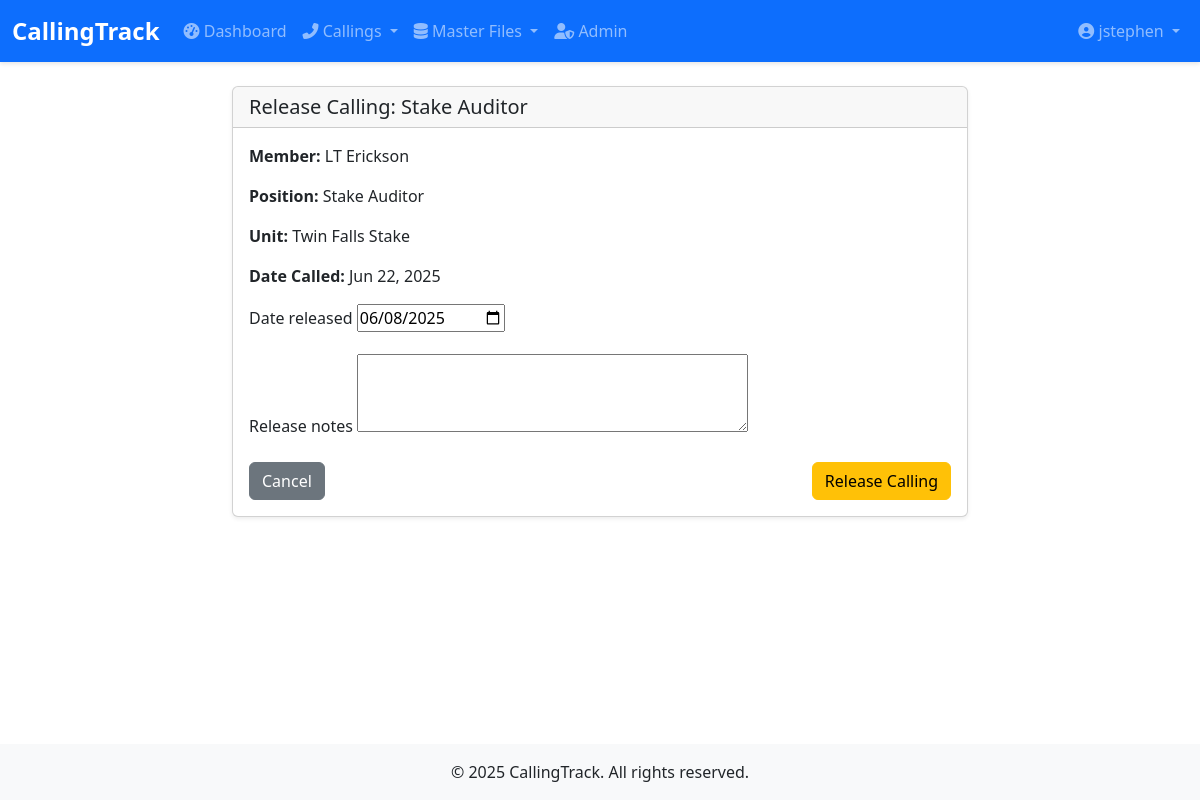
The page /callings/callings/133/release/ (signed in) on the database its author committed.
### accounts/models.py (models this page shows, shortened)
class User(AbstractUser):
    email = models.EmailField(_('email address'), unique=True)
    phone = models.CharField(_('phone number'), max_length=20, blank=True)
    class Meta:
        verbose_name = _('user')
        verbose_name_plural = _('users')

### callings/models.py (models this page shows, shortened)
class Calling(models.Model):
    STATUS_CHOICES = [
        ('PENDING', 'Pending'),
        ('APPROVED', 'Approved'),
        ('IN_PROGRESS', 'In Progress'),
        ('COMPLETED', 'Completed'),
        ('CANCELLED', 'Cancelled'),
        ('ON_HOLD', 'On Hold'),
        ('LCR_UPDATED', 'LCR Updated'),
    ]
    CALLING_STATUS_CHOICES = [
        ('ACTIVE', 'Active'),
        ('RELEASED', 'Released'),
        ('PENDING', 'Pending Approval'),
    ]
    APPROVAL_STATUS_CHOICES = [
        ('PENDING', 'Pending'),
        ('APPROVED', 'Approved'),
        ('NOT_REQUIRED', 'Not Required'),
        ('DECLINED', 'Declined'),
    ]
    unit = models.ForeignKey(Unit, on_delete=models.CASCADE, related_name='callings')
    organization = models.ForeignKey(Organization, on_delete=models.PROTECT, related_name='callings')
    position = models.ForeignKey(Position, on_delete=models.PROTECT, related_name='callings')
    name = models.CharField(max_length=200, blank=True, null=True)
    status = models.CharField(max_length=12, choices=STATUS_CHOICES, default='PENDING')
    calling_status = models.CharField(max_length=10, choices=CALLING_STATUS_CHOICES, default='ACTIVE')
    is_active = models.BooleanField(default=True, help_text="Whether this calling is currently active")
    date_called = models.DateField(null=True, blank=True, default=None, help_text="Date when the calling was issued")
    date_sustained = models.DateField(null=True, blank=True, help_text="Date when the calling was sustained")
    date_set_apart = models.DateField(null=True, blank=True, help_text="Date when the member was set apart")
    date_released = models.DateField(null=True, blank=True, help_text="Date when the calling was released")
    calling_approval_status = models.CharField(
        max_length=15,
        choices=APPROVAL_STATUS_CHOICES,
        default='PENDING',
        help_text="Approval status of the calling"
    )
    sustaining_approval_status = models.CharField(
        max_length=15,
        choices=APPROVAL_STATUS_CHOICES,
        default='NOT_REQUIRED',
        help_text="Approval status of the sustaining"
    )
    setting_apart_approval_status = models.CharField(
        max_length=15,
        choices=APPROVAL_STATUS_CHOICES,
        default='NOT_REQUIRED',
        help_text="Approval status of the setting apart"
    )
    released_approval_status = models.CharField(
        max_length=15,
        choices=APPROVAL_STATUS_CHOICES,
        default='NOT_REQUIRED',
        help_text="Approval status of the release"
    )
    called_by = models.CharField(
        max_length=200,
        blank=True,
        null=True,
        help_text="Name of person who extended the calling"
    )
    released_by = models.CharField(
        max_length=200,
        blank=True,
        null=True,
        help_text="Name of person who released the calling"
    )
    proposed_replacement = models.CharField(
        max_length=200,
        blank=True,
        null=True,
        help_text="Name of the proposed replacement for this calling"
    )
    home_unit = models.ForeignKey(
        Unit,
        on_delete=models.SET_NULL,
        blank=True,
        null=True,
        related_name='home_members',
        help_text="Home unit of the person (may differ from calling unit)"
    )
    presidency_approved = models.DateField(
        null=True,
        blank=True,
        help_text="Date when the presidency approved the calling"
    )
    hc_approved = models.DateField(
        null=True,
        blank=True,
        help_text="Date when the high council approved the calling"
    )
    bishop_consulted_by = models.CharField(
        max_length=200,
        blank=True,
        null=True,
        help_text="Name of bishop who was consulted for the calling"
    )
    lcr_updated = models.BooleanField(
        default=False,
        help_text="Whether this calling has been synced with LCR"
    )
    notes = models.TextField(
        blank=True,
        null=True,
        help_text="Additional notes about the calling"
    )
    release_notes = models.TextField(
        blank=True,
        null=True,
        help_text="Notes about the release of this calling"
    )
    created_at = models.DateTimeField(auto_now_add=True)
    updated_at = models.DateTimeField(auto_now=True)
    class Meta:
        ordering = ['-date_called']
        verbose_name_plural = 'Callings'

class Position(models.Model):
    title = models.CharField(max_length=100, unique=True)
    description = models.TextField(blank=True, null=True, help_text="Description of the position's responsibilities")
    is_leadership = models.BooleanField(default=False, help_text="Whether this is a leadership position")
    is_active = models.BooleanField(default=True, help_text="Whether this position is currently active")
    requires_setting_apart = models.BooleanField(
        default=False,
        help_text="Whether this position requires the member to be set apart"
    )
    display_order = models.PositiveSmallIntegerField(
        default=0,
        help_text="Order in which positions should be displayed (lower numbers first)"
    )
    created_at = models.DateTimeField(auto_now_add=True)
    updated_at = models.DateTimeField(auto_now=True)
    class Meta:
        ordering = ['display_order', 'title']

class Unit(models.Model):
    UNIT_TYPES = [
        ('WARD', 'Ward'),
        ('BRANCH', 'Branch'),
        ('STAKE', 'Stake'),
    ]
    name = models.CharField(max_length=100)
    unit_type = models.CharField(max_length=10, choices=UNIT_TYPES)
    parent_unit = models.ForeignKey('self', on_delete=models.SET_NULL, null=True, blank=True, related_name='child_units')
    meeting_time = models.TimeField(null=True, blank=True, help_text="Regular meeting time for this unit")
    location = models.CharField(max_length=200, blank=True, help_text="Physical location of the unit")
    is_active = models.BooleanField(default=True, help_text="Whether this unit is currently active")
    sort_order = models.PositiveSmallIntegerField(
        default=0,
        help_text="Order in which units should be displayed (lower numbers first)"
    )
    created_at = models.DateTimeField(auto_now_add=True)
    updated_at = models.DateTimeField(auto_now=True)
    class Meta:
        ordering = ['sort_order', 'name']

### callings/views.py (the view, shortened to what this page needs)
# urls.py: path('callings/<int:pk>/release/', views.CallingReleaseView.as_view(), name='calling-release'),
class CallingReleaseView(LoginRequiredMixin, SuperuserRequiredMixin, TitleMixin, UpdateView):
    model = Calling
    form_class = CallingReleaseForm
    template_name = 'callings/calling_release.html'
    def get_title(self):
        return f"Release Calling: {self.get_object().position.title}"

### callings/forms.py
class CallingReleaseForm(ModelForm):
    class Meta:
        model = Calling
        fields = ['date_released', 'released_by', 'release_notes']
        widgets = {
            'date_released': DateInput(attrs={'type': 'date'}),
            'release_notes': forms.Textarea(attrs={'rows': 3}),
        }
    def __init__(self, *args, **kwargs):
        super().__init__(*args, **kwargs)
        self.fields['date_released'].required = True
        self.fields['release_notes'].required = True

### callings/views.py (called while the page is built)
    def test_func(self):
        return self.request.user.is_superuser

    def get_context_data(self, **kwargs):
        context = super().get_context_data(**kwargs)
        context['title'] = self.get_title()
        return context

### callings/templates/callings/calling_release.html (shortened to what this page needs)
{% extends 'callings/base.html' %}
{% block content %}
<div class="row justify-content-center">
    <div class="col-md-8">
        <div class="card">
            <div class="card-header">
                <h5 class="mb-0">{{ title }}</h5>
            </div>
            <div class="card-body">
                <form method="post">
                    <div class="mb-3">
                        <p><strong>Member:</strong> {{ calling.name }}</p>
                        <p><strong>Position:</strong> {{ calling.position.title }}</p>
                        <p><strong>Unit:</strong> {{ calling.unit.name }}</p>
                        <p><strong>Date Called:</strong> {{ calling.date_called|date:"M d, Y"|default:"-" }}</p>
                    </div>
                    <div class="mb-3">
                        <label for="{{ form.date_released.id_for_label }}" class="form-label">{{ form.date_released.label }}</label>
                        {{ form.date_released }}
                    </div>
                    <div class="mb-3">
                        <label for="{{ form.release_notes.id_for_label }}" class="form-label">{{ form.release_notes.label }}</label>
                        {{ form.release_notes }}
                    </div>
                    <div class="d-flex justify-content-between">
                        <a href="{% url 'callings:calling-detail' calling.pk %}" class="btn btn-secondary">Cancel</a>
                        <button type="submit" class="btn btn-warning">Release Calling</button>
                    </div>
                </form>
            </div>
        </div>
    </div>
</div>
{% endblock %}

### callings/templates/callings/base.html (shortened to what this page needs)
<!DOCTYPE html>
{% load static %}
<html lang="en">
<head>
    <link href="https://cdn.jsdelivr.net/npm/bootstrap@5.3.0/dist/css/bootstrap.min.css" rel="stylesheet">
    <link rel="stylesheet" href="https://cdnjs.cloudflare.com/ajax/libs/font-awesome/6.4.0/css/all.min.css">
    <link rel="stylesheet" href="{% static 'css/styles.css' %}">
</head>
<body>
    <nav class="navbar navbar-expand-lg navbar-dark bg-primary">
        <div class="container-fluid">
            <a class="navbar-brand" href="{% url 'dashboard' %}">CallingTrack</a>
            <div class="collapse navbar-collapse" id="navbarNav">
                <ul class="navbar-nav me-auto">
                    <li class="nav-item">
                        <a class="nav-link" href="{% url 'dashboard' %}"><i class="fas fa-tachometer-alt"></i> Dashboard</a>
                    </li>
                    <li class="nav-item dropdown">
                        <a class="nav-link dropdown-toggle" href="#" id="callingsDropdown" role="button" data-bs-toggle="dropdown">
                            <i class="fas fa-phone-alt"></i> Callings
                        </a>
                    </li>
                    <li class="nav-item dropdown">
                        <a class="nav-link dropdown-toggle" href="#" id="masterFilesDropdown" role="button" data-bs-toggle="dropdown">
                            <i class="fas fa-database"></i> Master Files
                        </a>
                    </li>
                    {% if user.is_superuser %}
                    <li class="nav-item">
                        <a class="nav-link" href="/admin/" target="_blank"><i class="fas fa-user-shield"></i> Admin</a>
                    </li>
                    {% endif %}
                </ul>
                <ul class="navbar-nav">
                    {% if user.is_authenticated %}
                    <li class="nav-item dropdown">
                        <a class="nav-link dropdown-toggle" href="#" id="userDropdown" role="button" data-bs-toggle="dropdown">
                            <i class="fas fa-user-circle"></i> {{ user.get_full_name|default:user.username }}
                        </a>
                    </li>
                    {% else %}
                    <li class="nav-item">
                        <a class="nav-link" href="{% url 'login' %}"><i class="fas fa-sign-in-alt"></i> Login</a>
                    </li>
                    {% endif %}
                </ul>
            </div>
        </div>
    </nav>
    <main class="container mt-4">
        {% block content %}{% endblock %}
    </main>
    <footer class="bg-light mt-5 py-3">
        <div class="container text-center">
            <p class="mb-0">&copy; {% now "Y" %} CallingTrack. All rights reserved.</p>
        </div>
    </footer>
</body>
</html>

### callings/static/css/styles.css (style rules this page uses)
body { min-height: 100vh; display: flex; flex-direction: column; }
main { flex: 1; }
.navbar { box-shadow: 0 2px 4px rgba(0, 0, 0, 0.1); }
.navbar-brand { font-weight: 700; font-size: 1.5rem; }
.navbar-nav .nav-link { padding: 0.5rem 1rem; }
.card { margin-bottom: 1.5rem; box-shadow: 0 0.125rem 0.25rem rgba(0, 0, 0, 0.075); transition: transform 0.2s ease-in-out; }
.card-header { font-weight: 600; }
.form-label { font-weight: 500; }
footer { background-color: #f8f9fa; padding: 1.5rem 0; margin-top: auto; }

### rows shown on the page
User: get_full_name "jstephen"
Calling: name "LT Erickson", position "Stake Auditor", unit.name "Twin Falls Stake", date_called "Jun 22, 2025", date_released "06/08/2025"

### other values the page prints
{{ title }} "Release Calling: Stake Auditor"
